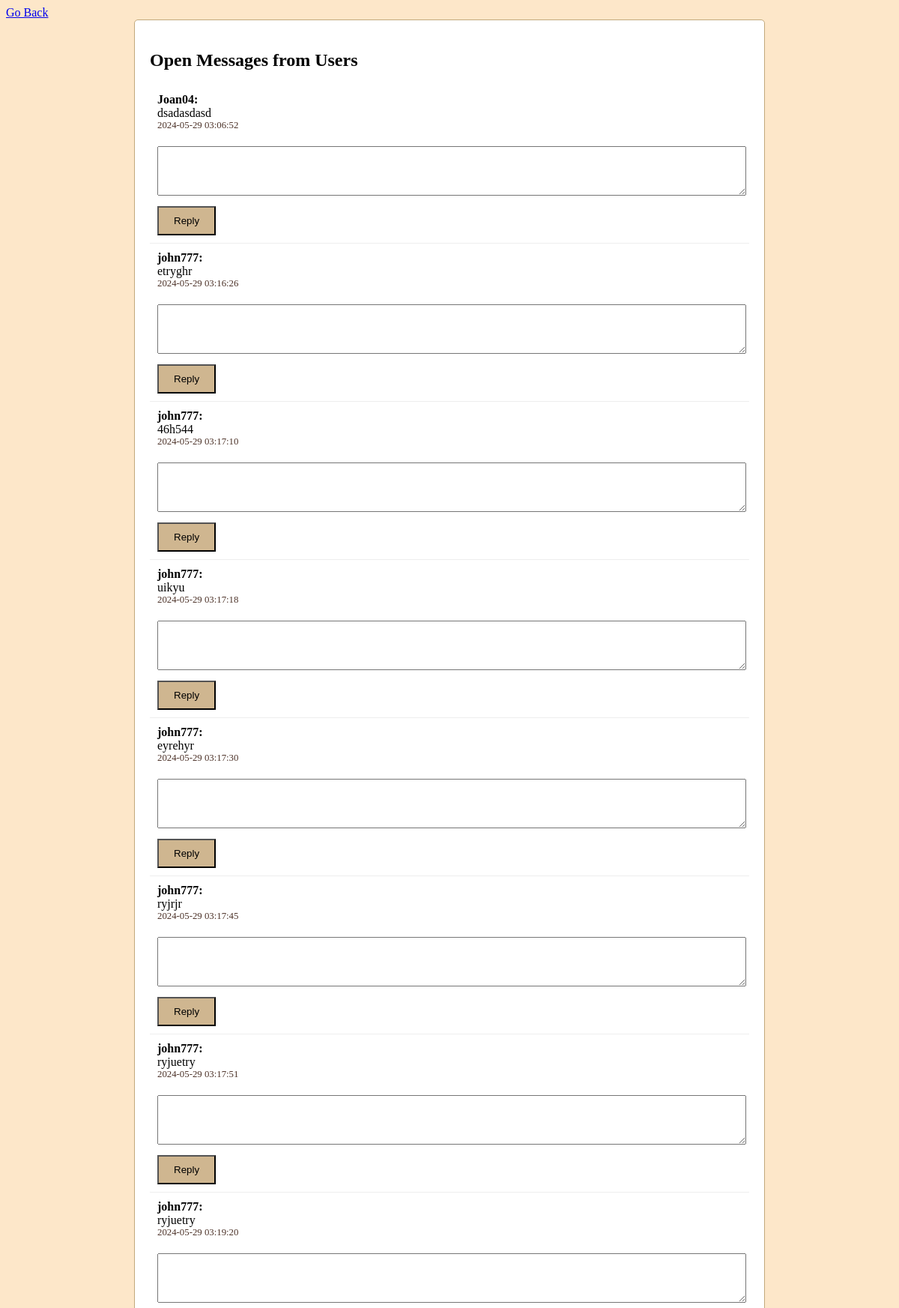
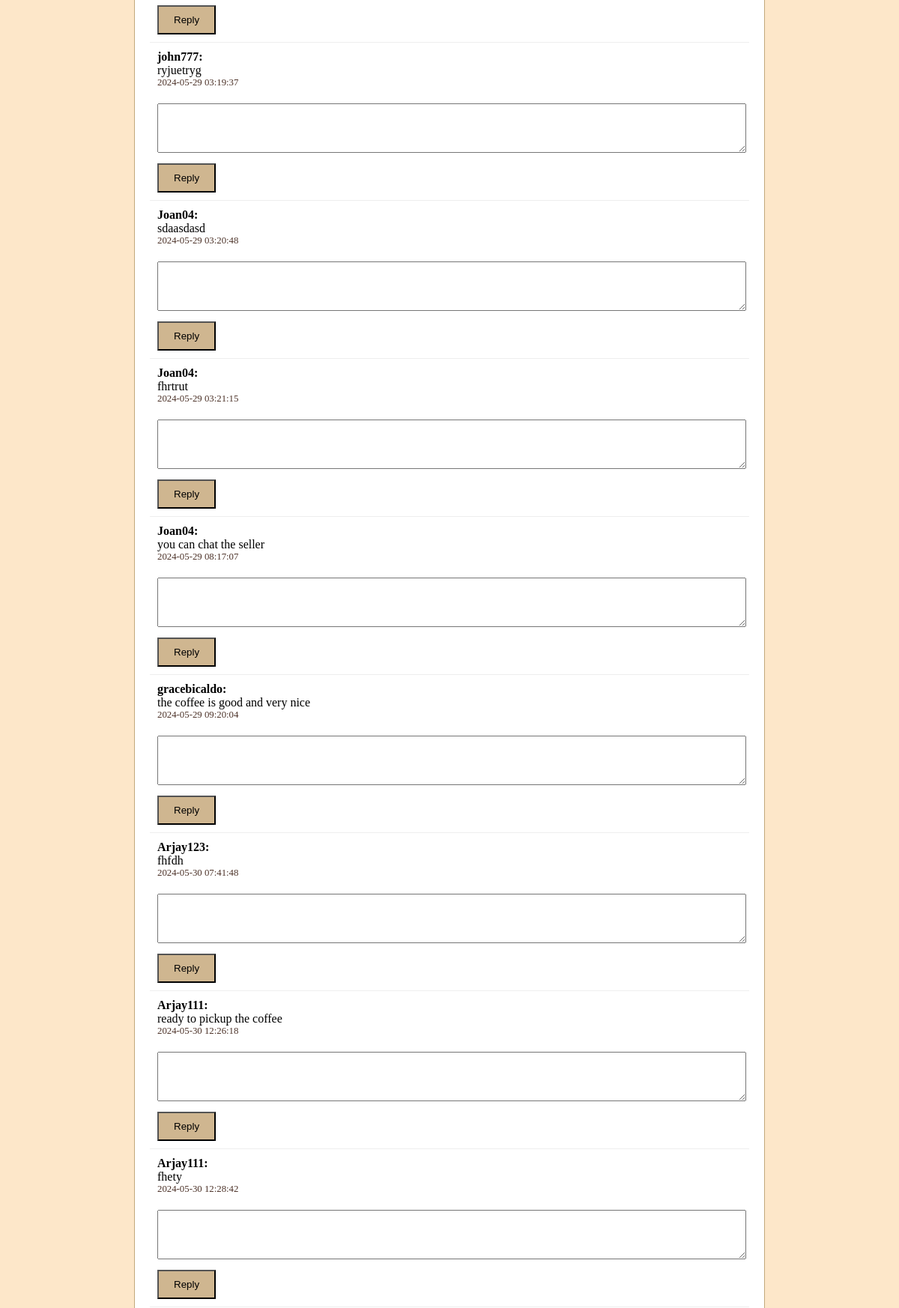
The page /Blackless/A_message.php (signed in, upper part) on the database its author committed (2 pictures, top to bottom).
### tables this page shows
CREATE TABLE `messages` (
  `user_id` int(11) NOT NULL,
  `fullname` varchar(55) NOT NULL,
  `message_id` int(11) NOT NULL,
  `message` text NOT NULL,
  `date_sent` timestamp NOT NULL DEFAULT current_timestamp() ON UPDATE current_timestamp(),
  `status` enum('open','closed') DEFAULT 'open'
);

CREATE TABLE `users` (
  `user_id` int(11) NOT NULL,
  `user_name` varchar(55) NOT NULL,
  `fullname` varchar(55) NOT NULL,
  `email` varchar(55) NOT NULL,
  `phone_number` varchar(55) NOT NULL,
  `password` varchar(55) NOT NULL,
  `usertype` char(1) NOT NULL DEFAULT 'C'
);

### Blackless/A_message.php (the view, shortened to what this page needs)
<?php
$db_server = "localhost";
$db_user = "root";
$db_pass = "";
$db_name = "blackless(2)";
$conn = mysqli_connect($db_server, $db_user, $db_pass, $db_name);
$open_messages = "SELECT m.message_id, m.message, m.date_sent,u.user_id, u.user_name FROM messages AS m
                            JOIN users AS u ON m.user_id = u.user_id WHERE m.status = 'open'
                            ORDER BY m.date_sent ASC";
$result_open_messages = mysqli_query($conn, $open_messages);
?>
<!DOCTYPE html>
<html>
<head>
    <link rel="stylesheet" href="Style/Amessage.css">
</head>
<body>
<a href="admin.php">Go Back</a>
<div class="message-container">
    <h2>Open Messages from Users</h2>
    <?php while ($message = mysqli_fetch_assoc($result_open_messages)) { ?>
        <div class="message">
            <div class="username"><?php echo htmlspecialchars($message['user_name']); ?>:</div>
            <div class="text"><?php echo htmlspecialchars($message['message']); ?></div>
            <div class="timestamp"><?php echo $message['date_sent']; ?></div>
            <form class="reply-form" action="A_message_process.php" method="post">
                <textarea name="reply_text" required></textarea>
                <input type="submit" value="Reply">
            </form>
        </div>
    <?php } ?>
</div>
</body>
</html>

### Blackless/Style/Amessage.css (style rules this page uses)
body { background-color: rgb(253, 231, 201); }
.message-container { max-width: 800px; margin: 0 auto; padding: 20px; border: 1px solid #c2a97c; background-color: white; border-radius: 5px; }
.message { padding: 10px; border-bottom: 1px solid #eee; }
.message .username { font-weight: bold; }
.message .timestamp { font-size: 0.8em; color: #4c3228; }
.reply-form { margin-top: 20px; }
.reply-form textarea { width: 100%; height: 60px; margin-bottom: 10px; color: #4c3228; }
.reply-form input[type="submit"] { padding: 10px 20px; background-color: #cfb690; }

### rows shown on the page
messages: user.user_name "Joan04", message "dsadasdasd", date_sent "2024-05-29 03:06:52"
messages: user.user_name "john777", message "etryghr", date_sent "2024-05-29 03:16:26"
messages: user.user_name "john777", message "46h544", date_sent "2024-05-29 03:17:10"
messages: user.user_name "john777", message "uikyu", date_sent "2024-05-29 03:17:18"
messages: user.user_name "john777", message "eyrehyr", date_sent "2024-05-29 03:17:30"
messages: user.user_name "john777", message "ryjrjr", date_sent "2024-05-29 03:17:45"
messages: user.user_name "john777", message "ryjuetry", date_sent "2024-05-29 03:17:51"
messages: user.user_name "john777", message "ryjuetry", date_sent "2024-05-29 03:19:20"
messages: user.user_name "john777", message "ryjuetryg", date_sent "2024-05-29 03:19:37"
messages: user.user_name "Joan04", message "sdaasdasd", date_sent "2024-05-29 03:20:48"
messages: user.user_name "Joan04", message "fhrtrut", date_sent "2024-05-29 03:21:15"
messages: user.user_name "Joan04", message "you can chat the seller", date_sent "2024-05-29 08:17:07"
messages: user.user_name "gracebicaldo", message "the coffee is good and very nice", date_sent "2024-05-29 09:20:04"
messages: user.user_name "Arjay123", message "fhfdh", date_sent "2024-05-30 07:41:48"
messages: user.user_name "Arjay111", message "ready to pickup the coffee", date_sent "2024-05-30 12:26:18"
messages: user.user_name "Arjay111", message "fhety", date_sent "2024-05-30 12:28:42"
